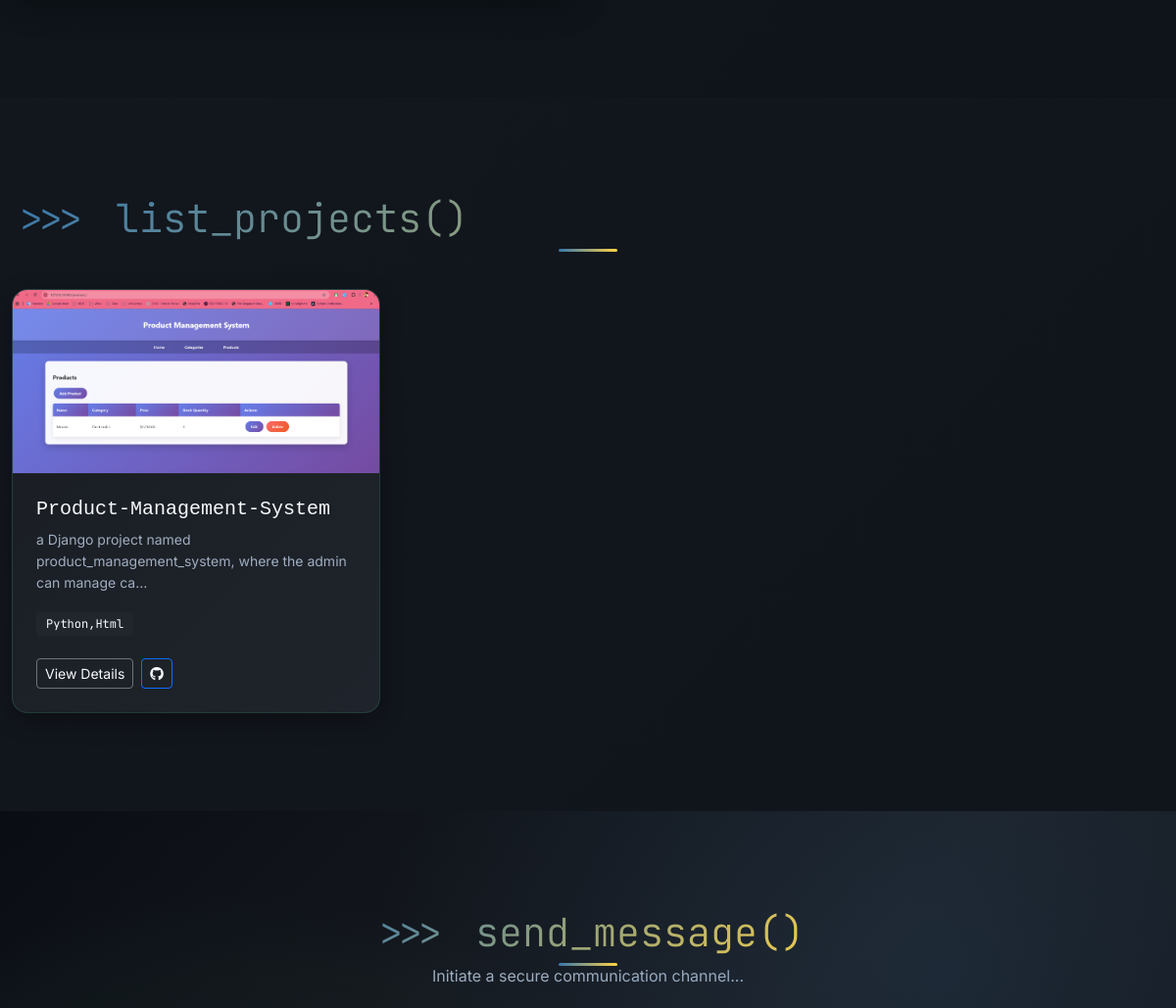
Before: / (middle part) with the older database file.
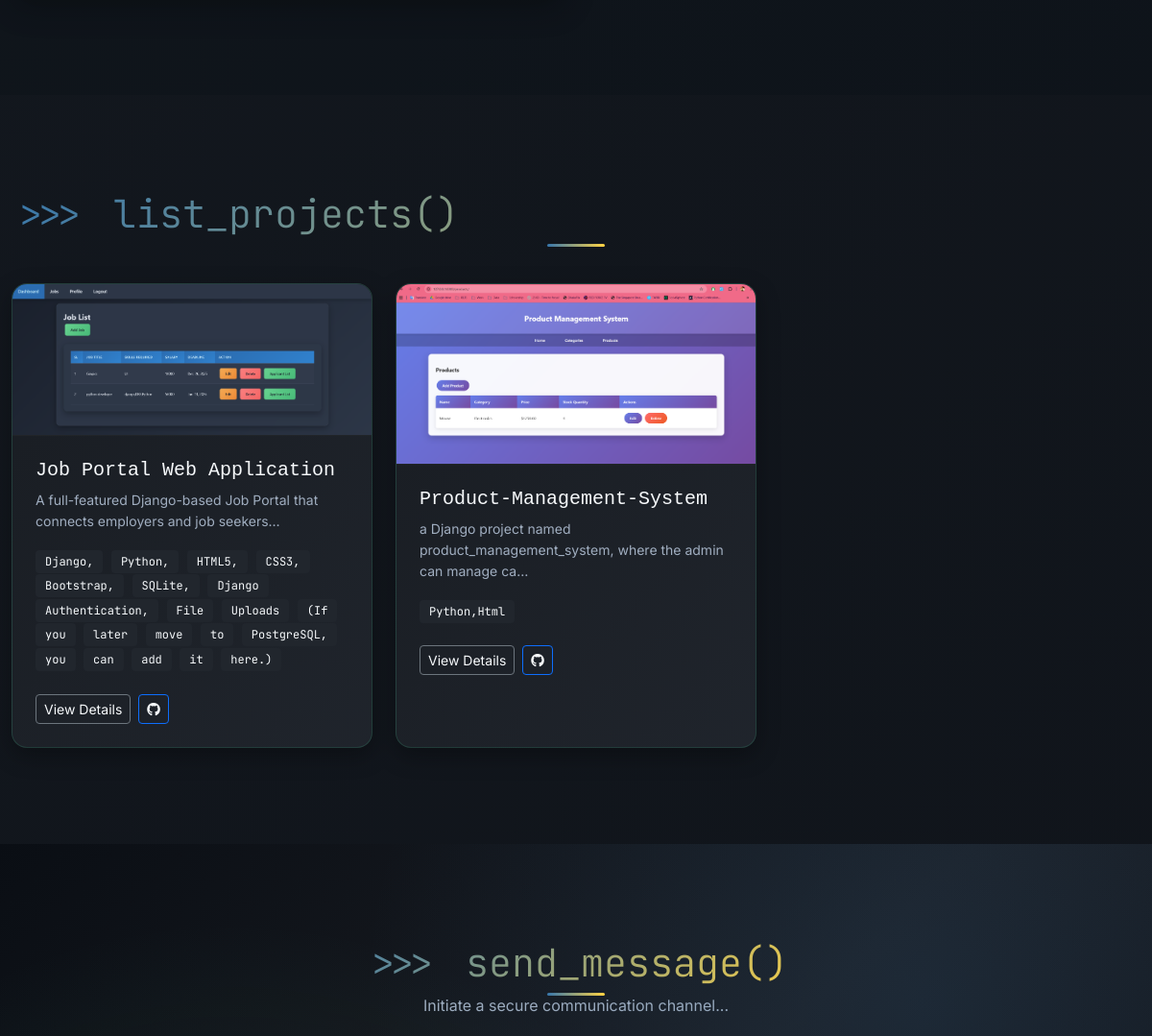
After: the same page with the newer database file.
### portfolio_app/models.py (models this page shows, shortened)
class Project(models.Model):
    CATEGORY_CHOICES = [
        ('web', 'Web Development'),
        ('app', 'Mobile App'),
        ('uiux', 'UI/UX Design'),
        ('other', 'Other'),
    ]
    title = models.CharField(max_length=200)
    description = RichTextField()
    category = models.CharField(max_length=20, choices=CATEGORY_CHOICES, default='web')
    tech_stack = models.CharField(max_length=500, help_text="Comma-separated technologies")
    thumbnail = models.ImageField(upload_to='projects/thumbnails/', blank=True, null=True)
    video_url = models.URLField(blank=True, help_text="Optional video link")
    github_link = models.URLField(blank=True)
    demo_link = models.URLField(blank=True)
    featured = models.BooleanField(default=False)
    display_order = models.PositiveIntegerField(default=0)
    created_at = models.DateTimeField(auto_now_add=True)
    updated_at = models.DateTimeField(auto_now=True)
    class Meta:
        ordering = ['-featured', 'display_order']

### portfolio_app/views.py (the view)
# urls.py: path('', home, name='home'),
def home(request):
    profile = Profile.objects.first()
    skills = Skill.objects.all()
    experiences = Experience.objects.all()
    projects = Project.objects.all()
    education = Education.objects.all()
    return render(request, 'home.html', {
        'profile': profile,
        'skills': skills,
        'experiences': experiences,
        'education': education,
        'projects': projects,
    })

### Templates/home.html (shortened to what this page needs)
{% extends 'base.html' %}
{% load static %}
{% block content %}
<section id="education" class="section" style="background: rgba(13, 17, 23, 0.3);">
</section>
<section id="projects" class="section">
    <div class="container" data-aos="fade-up">
        <h2 class="display-6 mb-5"><span class="prompt">>>></span> list_projects()</h2>
        <div class="row g-4">
            {% for project in projects %}
            <div class="col-lg-4 col-md-6">
                <div class="project-card h-100">
                    {% if project.thumbnail %}
                    <img src="{{ project.thumbnail.url }}" alt="{{ project.title }}"
                        class="img-fluid border-bottom border-dark">
                    {% endif %}
                    <div class="p-4">
                        <h3 class="h5 mb-2 font-monospace">{{ project.title }}</h3>
                        <p class="small text-secondary mb-3">{{ project.description|striptags|truncatechars:80 }}</p>
                        <div class="project-tags mb-4">
                            {% if project.tech_stack %}
                            {% for tech in project.tech_stack.split %}
                            <span class="me-1">{{ tech }}</span>
                            {% endfor %}
                            {% endif %}
                        </div>
                        <div class="d-flex gap-2">
                            <a href="{% url 'project_detail' project.pk %}"
                                class="btn btn-sm btn-outline-secondary">View Details</a>
                            {% if project.github_link %}
                            <a href="{{ project.github_link }}" class="btn btn-sm btn-outline-primary"><i
                                    class="fab fa-github"></i></a>
                            {% endif %}
                        </div>
                    </div>
                </div>
            </div>
            {% endfor %}
        </div>
    </div>
</section>
<section id="contact" class="section contact-section">
    <div class="container" data-aos="fade-up">
        <div class="row justify-content-center">
            <div class="col-lg-6 text-center mb-5">
                <h2 class="display-6"><span class="prompt">>>></span> send_message()</h2>
                <p class="text-secondary">Initiate a secure communication channel...</p>
            </div>
        </div>
    </div>
</section>
{% endblock %}

### Templates/base.html (shortened to what this page needs)
{% load static %}
<!DOCTYPE html>
<html lang="en">
<head>
    <link href="https://cdn.jsdelivr.net/npm/bootstrap@5.3.0/dist/css/bootstrap.min.css" rel="stylesheet">
    <link rel="stylesheet" href="https://cdnjs.cloudflare.com/ajax/libs/font-awesome/6.4.0/css/all.min.css">
    <link href="https://unpkg.com/aos@2.3.1/dist/aos.css" rel="stylesheet">
    <link rel="stylesheet" href="{% static 'css/style.css' %}">
</head>
<body class="backend-theme">
    <main>
        {% block content %}{% endblock %}
    </main>
</body>
</html>

### static/css/style.css (style rules this page uses)
:root { --py-blue: #3776ab; --py-blue-glow: rgba(55, 118, 171, 0.6); --py-yellow: #ffd343; --py-yellow-glow: rgba(255, 211, 67, 0.6); --django-green: #092e20; --django-light: #44b78b; --django-dark: #0a2e1f; --backend-purple: #6f42c1; --backend-purple-glow: rgba(111, 66, 193, 0.4); --code-gray: #2d3748; --terminal-green: #48bb78; --accent-orange: #ed8936; --bg-primary: #0a0e14; --bg-secondary: #1a1d23; --bg-tertiary: #21262d; --bg-code: #011627; --glass-bg: rgba(26, 29, 35, 0.95); --glass-border: rgba(68, 183, 139, 0.3); --glass-blur: 20px; --text-main: #f7fafc; --text-secondary: #a0aec0; --text-muted: #718096; --keyword: #e53e3e; --function: #d53f8c; --string: #38a169; --comment: #a0aec0; --constant: #3182ce; --shadow-sm: 0 2px 8px rgba(0, 0, 0, 0.6); --shadow-md: 0 8px 24px rgba(0, 0, 0, 0.7); --glow-blue: 0 0 20px var(--py-blue-glow); --glow-green: 0 0 20px rgba(68, 183, 139, 0.4); --glow-purple: 0 0 20px var(--backend-purple-glow); --font-mono: 'JetBrains Mono', 'Fira Code', 'Source Code Pro', monospace; --font-sans: 'Inter', 'SF Pro Display', system-ui, -apple-system, sans-serif; }
body { background-color: var(--bg-primary); color: var(--text-main); font-family: var(--font-sans); line-height: 1.6; overflow-x: hidden; }
h1, h2, h3, h4, h5, h6, .navbar-brand { font-family: var(--font-mono); font-weight: 700; }
* { transition: all 0.25s cubic-bezier(0.4, 0, 0.2, 1); }
.section { padding: 100px 0; position: relative; }
.container { max-width: 1200px; }
.prompt { color: var(--py-yellow); margin-right: 10px; }
.project-card { background: var(--bg-secondary); border: 1px solid var(--glass-border); border-radius: 12px; overflow: hidden; }
.project-tags span { background: var(--bg-tertiary); color: var(--py-yellow); font-size: 0.75rem; padding: 4px 10px; border-radius: 4px; font-family: var(--font-mono); }
.contact-section { background: linear-gradient(135deg, var(--bg-primary) 0%, var(--bg-secondary) 100%); position: relative; overflow: hidden; }
.contact-section::before { content: ''; position: absolute; top: 0; left: 0; right: 0; bottom: 0; background: radial-gradient(circle at 20% 80%, rgba(68, 183, 139, 0.1) 0%, transparent 50%), radial-gradient(circle at 80% 20%, rgba(55, 118, 171, 0.1) 0%, transparent 50%); animation: contact-bg-pulse 8s ease-in-out infinite; }
.project-card { animation: slide-in-up 0.8s ease-out; animation-fill-mode: both; }
.project-card:nth-child(1) { animation-delay: 0.1s; }
.section { animation: fade-in-scale 1s ease-out; animation-fill-mode: both; }
.section:nth-child(5) { animation-delay: 0.9s; }
.section:nth-child(6) { animation-delay: 1.1s; }
body { background: linear-gradient(-45deg, #0a0e14, #1a1d23, #0d1117, #161b22); background-size: 400% 400%; animation: gradient-bg 15s ease infinite; }
.project-card { background: linear-gradient(135deg, rgba(26, 29, 35, 0.95) 0%, rgba(33, 37, 45, 0.95) 100%); border: 1px solid rgba(68, 183, 139, 0.2); border-radius: 16px; overflow: hidden; transition: all 0.4s cubic-bezier(0.175, 0.885, 0.32, 1.275); box-shadow: 0 8px 25px rgba(0, 0, 0, 0.3); }
.section h2 { background: linear-gradient(135deg, var(--py-blue), var(--py-yellow)); -webkit-background-clip: text; background-clip: text; -webkit-text-fill-color: transparent; position: relative; }
.section h2::after { content: ''; position: absolute; bottom: -10px; left: 50%; transform: translateX(-50%); width: 60px; height: 3px; background: linear-gradient(90deg, var(--py-blue), var(--py-yellow)); border-radius: 2px; }
.contact-section { background: linear-gradient(135deg, #0a0e14 0%, #1a1d23 50%, #0d1117 100%); position: relative; overflow: hidden; }
.contact-section::before { background: radial-gradient(circle at 20% 80%, rgba(68, 183, 139, 0.15) 0%, transparent 50%), radial-gradient(circle at 80% 20%, rgba(55, 118, 171, 0.15) 0%, transparent 50%); }
.text-secondary { color: #a0aec0 !important; }
.text-secondary.small, .text-secondary.mb-3, .text-secondary.mb-2, .text-secondary.mb-0 { color: #a0aec0 !important; }
.small.text-secondary { color: #a0aec0 !important; }
.project-card h3, .project-card p, .project-card span { color: #f7fafc !important; }
body * { color: #f7fafc; }
* { color: #f7fafc; }

Changed rows visible on the page:
added Project: thumbnail (picture), title "Job Portal Web Application", description "A full-featured Django-based Job Portal that connects employers and job seekers…", split "Django," "Python," "HTML5," "CSS3," "Bootstrap," "SQLite," "Django" "Authentication," "File" "Uploads" "(If" "you" "later" "move" "to" "PostgreSQL," "you" "can" "add" "it" "here.)"
